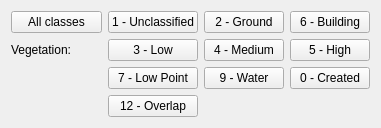
              <widget class="QWidget" name="classesToProcessTab">
               <attribute name="title">
                <string>Classes to process</string>
               </attribute>
               <layout class="QGridLayout" name="gridLayout_8">
                <item row="2" column="2">
                 <widget class="QPushButton" name="toClass9PushButton">
                  <property name="text">
                   <string>9 - Water</string>
                  </property>
                 </widget>
                </item>
                <item row="0" column="2">
                 <widget class="QPushButton" name="toClass2PushButton">
                  <property name="text">
                   <string>2 - Ground</string>
                  </property>
                 </widget>
                </item>
                <item row="1" column="1">
                 <widget class="QPushButton" name="toClass3PushButton">
                  <property name="text">
                   <string>3 - Low</string>
                  </property>
                 </widget>
                </item>
                <item row="2" column="1">
                 <widget class="QPushButton" name="toClass7PushButton">
                  <property name="text">
                   <string>7 - Low Point</string>
                  </property>
                 </widget>
                </item>
                <item row="2" column="3">
                 <widget class="QPushButton" name="toClass0PushButton">
                  <property name="text">
                   <string>0 - Created</string>
                  </property>
                 </widget>
                </item>
                <item row="1" column="2">
                 <widget class="QPushButton" name="toClass4PushButton">
                  <property name="text">
                   <string>4 - Medium</string>
                  </property>
                 </widget>
                </item>
                <item row="0" column="1">
                 <widget class="QPushButton" name="toClass1PushButton">
                  <property name="text">
                   <string>1 - Unclassified</string>
                  </property>
                 </widget>
                </item>
                <item row="2" column="0">
                 <spacer name="horizontalSpacer_6">
                  <property name="orientation">
                   <enum>Qt::Horizontal</enum>
                  </property>
                  <property name="sizeHint" stdset="0">
                   <size>
                    <width>91</width>
                    <height>20</height>
                   </size>
                  </property>
                 </spacer>
                </item>
                <item row="0" column="0">
                 <widget class="QPushButton" name="allClassesPushButton">
                  <property name="text">
                   <string>All classes</string>
                  </property>
                 </widget>
                </item>
                <item row="1" column="3">
                 <widget class="QPushButton" name="toClass5PushButton">
                  <property name="text">
                   <string>5 - High</string>
                  </property>
                 </widget>
                </item>
                <item row="0" column="3">
                 <widget class="QPushButton" name="toClass6PushButton">
                  <property name="text">
                   <string>6 - Building</string>
                  </property>
                 </widget>
                </item>
                <item row="1" column="0">
                 <widget class="QLabel" name="label_4">
                  <property name="text">
                   <string>Vegetation:</string>
                  </property>
                 </widget>
                </item>
                <item row="3" column="1">
                 <widget class="QPushButton" name="toClass12PushButton">
                  <property name="text">
                   <string>12 - Overlap</string>
                  </property>
                 </widget>
                </item>
               </layout>
              </widget>
